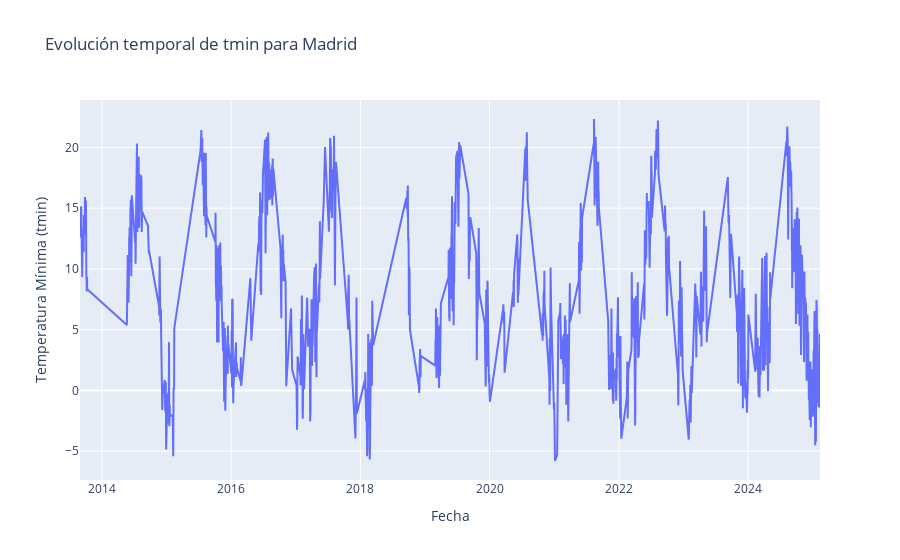

Notebook source saved alongside this figure:
### Markdown cell above
### Temperatura mínima

### Code cell
fig = go.Figure()
fig.add_trace(
    go.Scatter(
        x = df_diario_madrid['fecha'],
        y = df_diario_madrid['tmin'],
        mode = 'lines',
        name = "MADRID"
    )
)

fig.update_layout(
    title = f"Evolución temporal de tmin para Madrid",
    xaxis_title = "Fecha",
    yaxis_title = "Temperatura Mínima (tmin)"
)

fig.show()

### Figure 1 — Plotly figure (JSON) as saved in the notebook; plotly's stock layout.template omitted (floating-point values rounded to 4 significant figures; data arrays with more than 128 entries replaced by an {"elided": "..."} marker saying what was removed)
{"data": [{"mode": "lines", "name": "MADRID", "type": "scatter", "x": {"elided": "1616 str values"}, "y": {"elided": "1616 float values"}}], "layout": {"title": {"text": "Evolución temporal de tmin para Madrid"}, "xaxis": {"title": {"text": "Fecha"}}, "yaxis": {"title": {"text": "Temperatura Mínima (tmin)"}}}}
